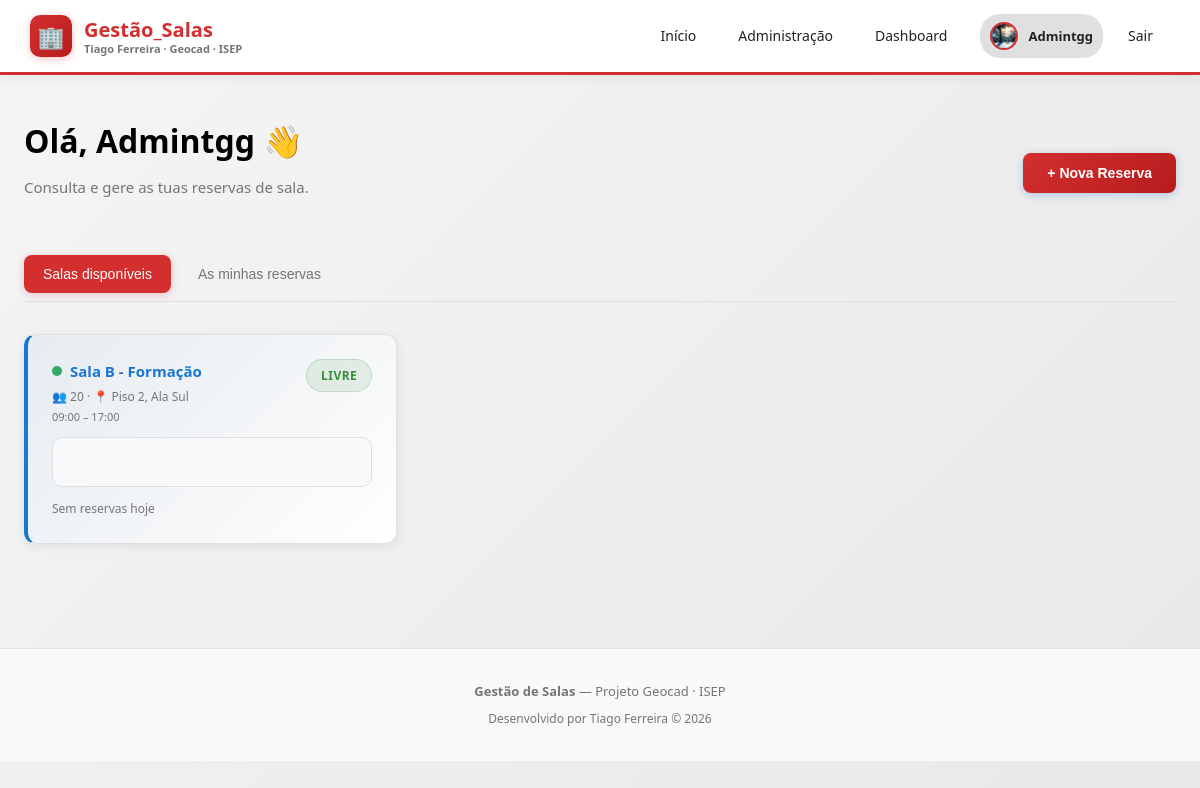
The app's page /dashboard (signed in) with its own data.
### app/models.py (models this page shows)
class User(Base):
    __tablename__ = "users"
    id       = Column(Integer, primary_key=True, index=True)
    name     = Column(String, nullable=False)
    email    = Column(String, unique=True, nullable=False)
    password = Column(String, nullable=False)
    role     = Column(String, default="user")
    avatar   = Column(String, default="")  # Caminho para a foto de perfil
    reservations = relationship("Reservation", back_populates="user")

class Room(Base):
    __tablename__ = "rooms"
    id         = Column(Integer, primary_key=True, index=True)
    name       = Column(String, nullable=False)
    capacity   = Column(Integer, nullable=False)
    location   = Column(String, nullable=False)
    color      = Column(String, default="#e85d04")
    start_time = Column(String, nullable=False)        # ex: "08:00"
    end_time   = Column(String, nullable=False)        # ex: "18:00"
    work_days  = Column(String, default="1,2,3,4,5")  # dias da semana separados por vírgula
    reservations = relationship("Reservation", back_populates="room")
    equipment = relationship("Equipment", back_populates="room")

### app/routers/dashboard.py (the view)
@router.get("/dashboard")
async def dashboard(request: Request, db=Depends(get_db)):
    user = require_login(request, db)
    rooms = db.query(models.Room).all()
    today = str(date_type.today())
    all_res = db.query(models.Reservation).filter(models.Reservation.date == today).all()
    my_res = db.query(models.Reservation).filter(
        models.Reservation.user_id == user.id
    ).order_by(models.Reservation.date, models.Reservation.start_time).all()
    return request.app.state.templates.TemplateResponse(
        "dashboard.html",
        {
            "request": request,
            "user": user,
            "rooms": rooms,
            "today": today,
            "all_reservations": all_res,
            "my_reservations": my_res,
            "error": None,
        },
    )

### app/templates/dashboard.html (shortened to what this page needs)
{% extends "base.html" %}
{% block content %}
<div class="container" style="max-width: 1400px;">
  <div style="display: flex; justify-content: space-between; align-items: center; margin-bottom: 24px; flex-wrap: wrap; gap: 12px;">
    <div>
      <h1 class="page-title">Olá, {{ user.name.split(' ')[0] }} 👋</h1>
      <p class="page-sub">Consulta e gere as tuas reservas de sala.</p>
    </div>
    <button class="btn btn-primary" onclick="openModal('modal-create')">+ Nova Reserva</button>
  </div>
  <div class="admin-tabs">
    <button class="admin-tab active" onclick="showTab('tab-rooms', this)">Salas disponíveis</button>
    <button class="admin-tab" onclick="showTab('tab-mine', this)">As minhas reservas</button>
  </div>
  <div id="tab-rooms">
    <div style="display: grid; grid-template-columns: repeat(auto-fill, minmax(280px, 1fr)); gap: 16px;">
      {% for room in rooms %}
        {% set room_res = (all_reservations or []) | selectattr("room_id", "equalto", room.id) | list %}
        {% set room_color_class = 'room-blue' if loop.index % 4 == 1 else ('room-red' if loop.index % 4 == 2 else ('room-green' if loop.index % 4 == 3 else 'room-orange')) %}
        <div class="card {{ room_color_class }}">
          <div style="display: flex; justify-content: space-between; align-items: flex-start; margin-bottom: 12px;">
            <div>
              <div style="display: flex; align-items: center; gap: 8px; margin-bottom: 4px;">
                <div style="width: 10px; height: 10px; border-radius: 50%; background-color: {{ room.color or '#ccc' }};"></div>
                <span class="room-title" style="font-weight: 700; font-size: 15px;">{{ room.name }}</span>
              </div>
              <div style="color: var(--text-muted); font-size: 12px;">👥 {{ room.capacity }} · 📍 {{ room.location }}</div>
              <div style="color: var(--text-muted); font-size: 11px; margin-top: 2px;">{{ room.start_time }} – {{ room.end_time }}</div>
            </div>
            {% if room_res | length == 0 %}
              <span class="tag tag-green">Livre</span>
            {% else %}
              <span class="tag tag-orange">Ocupada</span>
            {% endif %}
          </div>
          <div class="occ-bar">
            {% set start_min = room.start_time.split(':')[0] | int * 60 + room.start_time.split(':')[1] | int %}
            {% set end_min = room.end_time.split(':')[0] | int * 60 + room.end_time.split(':')[1] | int %}
            {% set total = end_min - start_min %}
          </div>
          <div style="margin-top: 10px; font-size: 12px; color: var(--text-muted);">
            {% if not room_res %} Sem reservas hoje {% endif %}
          </div>
        </div>
      {% endfor %}
    </div>
  </div>
</div>
{% endblock %}

### app/templates/base.html (shortened to what this page needs)
<!DOCTYPE html>
<html lang="pt">
<head>
</head>
<body>
  <header class="header">
    <a href="/" class="logo">
      <div class="logo-icon">🏢</div>
      <div style="display: flex; flex-direction: column; line-height: 1.2;">
        <span style="font-weight: 700;">Gestão_Salas</span>
        <span style="font-size: 11px; color: var(--text-muted);">Tiago Ferreira · Geocad · ISEP</span>
      </div>
    </a>
    <nav class="nav">
      <a href="/">Início</a>
      {% if user %}
        {% if user.role == 'admin' %}
          <a href="/admin">Administração</a>
          <a href="/dashboard">Dashboard</a>
        {% else %}
          <a href="/dashboard">Dashboard</a>
          <a href="/user">A Minha Conta</a>
        {% endif %}
        <div style="display: flex; align-items: center; gap: 10px; margin-left: 8px; padding: 4px 10px; background: var(--border); border-radius: 20px;">
          {% if user.avatar %}
            <img src="{{ user.avatar }}" alt="{{ user.name }}"
                 style="width: 28px; height: 28px; border-radius: 50%; object-fit: cover; border: 2px solid var(--primary);">
          {% else %}
            <div style="width: 28px; height: 28px; border-radius: 50%; background: linear-gradient(135deg, var(--primary), var(--primary-hover));
                        display: flex; align-items: center; justify-content: center;
                        font-size: 13px; font-weight: 700; color: white;">
              {{ user.name[0].upper() }}
            </div>
          {% endif %}
          <span style="font-size: 13px; font-weight: 600;">{{ user.name }}</span>
        </div>
        <a href="/logout">Sair</a>
      {% else %}
        <a href="/login" class="btn btn-primary">Entrar</a>
      {% endif %}
    </nav>
  </header>
  <main>
    {% block content %}{% endblock %}
  </main>
  <footer class="footer">
    <div style="margin-bottom: 8px;">
      <strong>Gestão de Salas</strong> — Projeto Geocad · ISEP
    </div>
    <div style="color: var(--text-muted); font-size: 12px;">
      Desenvolvido por Tiago Ferreira &copy; 2026
    </div>
  </footer>
</body>
</html>

### app/templates/base.html (style rules this page uses)
:root { --primary: #D32F2F; --primary-hover: #B71C1C; --primary-light: rgba(211, 47, 47, 0.1); --primary-gradient: linear-gradient(135deg, #D32F2F 0%, #B71C1C 100%); --bg: #F5F5F5; --bg-gradient: linear-gradient(135deg, #F5F5F5 0%, #E8E8E8 100%); --card: #FFFFFF; --card-hover: #FAFAFA; --danger: #D32F2F; --danger-hover: #8B0000; --border: #E0E0E0; --border-light: #F0F0F0; --text: #212121; --text-muted: #757575; --text-dark: #000000; --text-light: #FFFFFF; --success: #388E3C; --success-bg: rgba(56, 142, 60, 0.1); --warning: #F57C00; --shadow: 0 4px 20px rgba(211, 47, 47, 0.15); --shadow-card: 0 2px 12px rgba(0, 0, 0, 0.08); --shadow-hover: 0 8px 30px rgba(211, 47, 47, 0.2); }
* { margin: 0; padding: 0; box-sizing: border-box; }
body { font-family: 'Segoe UI', system-ui, -apple-system, sans-serif; background: var(--bg-gradient); color: var(--text); min-height: 100vh; line-height: 1.6; }
.header { background: var(--card); border-bottom: 3px solid var(--primary); padding: 14px 30px; display: flex; justify-content: space-between; align-items: center; flex-wrap: wrap; gap: 12px; position: sticky; top: 0; z-index: 100; box-shadow: 0 2px 12px rgba(0, 0, 0, 0.08); }
.logo { display: flex; align-items: center; gap: 12px; font-size: 20px; font-weight: 700; text-decoration: none; color: var(--primary); transition: transform 0.2s; }
.logo-icon { width: 42px; height: 42px; background: var(--primary-gradient); border-radius: 10px; display: flex; align-items: center; justify-content: center; font-size: 22px; box-shadow: 0 2px 8px rgba(230, 57, 70, 0.3); }
.nav { display: flex; gap: 8px; flex-wrap: wrap; }
.nav a, .nav button { padding: 10px 16px; border-radius: 8px; text-decoration: none; color: var(--text); font-size: 14px; font-weight: 500; background: transparent; border: 1px solid transparent; cursor: pointer; transition: all 0.2s ease; }
.container { max-width: 1200px; margin: 0 auto; padding: 40px 24px; }
.card { background: var(--card); border: 1px solid var(--border); border-radius: 12px; padding: 24px; transition: all 0.2s ease; box-shadow: var(--shadow-card); }
.page-title { font-size: 32px; font-weight: 700; margin-bottom: 8px; color: var(--text-dark); }
.page-sub { color: var(--text-muted); font-size: 15px; margin-bottom: 32px; }
.btn { padding: 12px 24px; border-radius: 8px; border: none; font-size: 14px; font-weight: 600; cursor: pointer; display: inline-flex; align-items: center; gap: 8px; transition: all 0.2s ease; text-decoration: none; position: relative; overflow: hidden; }
.btn-primary { background: var(--primary-gradient); color: #ffffff !important; font-weight: 600; box-shadow: 0 2px 8px rgba(0, 86, 179, 0.25); }
.admin-tabs { display: flex; gap: 8px; margin-bottom: 32px; flex-wrap: wrap; padding-bottom: 8px; border-bottom: 1px solid var(--border); }
.admin-tab { padding: 10px 18px; border-radius: 8px; text-decoration: none; color: var(--text-muted); font-size: 14px; font-weight: 500; background: transparent; border: 1px solid transparent; transition: all 0.2s ease; }
.admin-tab.active { background: var(--primary); color: white; box-shadow: 0 2px 8px rgba(230, 57, 70, 0.25); }
.tag { padding: 6px 14px; border-radius: 20px; font-size: 12px; font-weight: 700; display: inline-block; text-transform: uppercase; letter-spacing: 0.5px; }
.tag-green { background: var(--success-bg); color: var(--success); border: 1px solid rgba(51, 170, 102, 0.3); }
.occ-bar { position: relative; height: 60px; background: #f8f9fa; border-radius: 8px; overflow: hidden; margin: 12px 0; border: 1px solid var(--border); }
.occ-bar { position: relative; height: 50px; background: #f8f9fa; border-radius: 10px; overflow: hidden; margin: 12px 0; border: 1px solid var(--border); }
.footer { text-align: center; padding: 32px; color: var(--text-muted); font-size: 13px; border-top: 1px solid var(--border); margin-top: 64px; background: #f8f9fa; }

### app/templates/dashboard.html (style rules this page uses)
.tag-green { background: rgba(56, 142, 60, 0.1) !important; color: #388E3C !important; border: 1px solid rgba(56, 142, 60, 0.2) !important; }
.card.room-blue { border-left: 4px solid #1976D2 !important; background: linear-gradient(135deg, rgba(25, 118, 210, 0.05) 0%, #FFFFFF 100%) !important; }
.card.room-blue .room-title { color: #1976D2 !important; }

### records on screen
User: avatar (picture), name "Admintgg"
Room: name "Sala B - Formação", capacity "20", location "Piso 2, Ala Sul", start_time "09:00", end_time "17:00"
